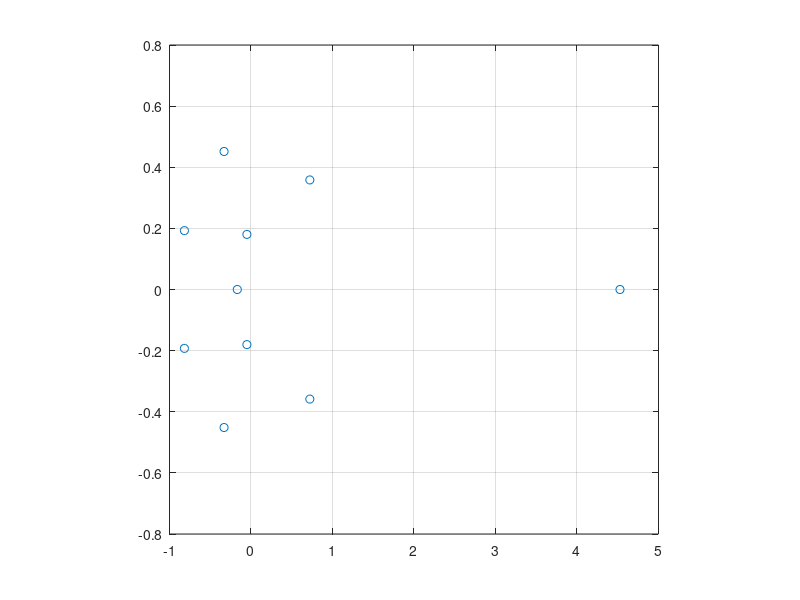

Reproduce this figure in MATLAB.
%function sample5
clear all
close all
n=10;
A=rand(n)
lambda=sort(eig(A))
plot(real(lambda),imag(lambda),'o')
axis square
grid on